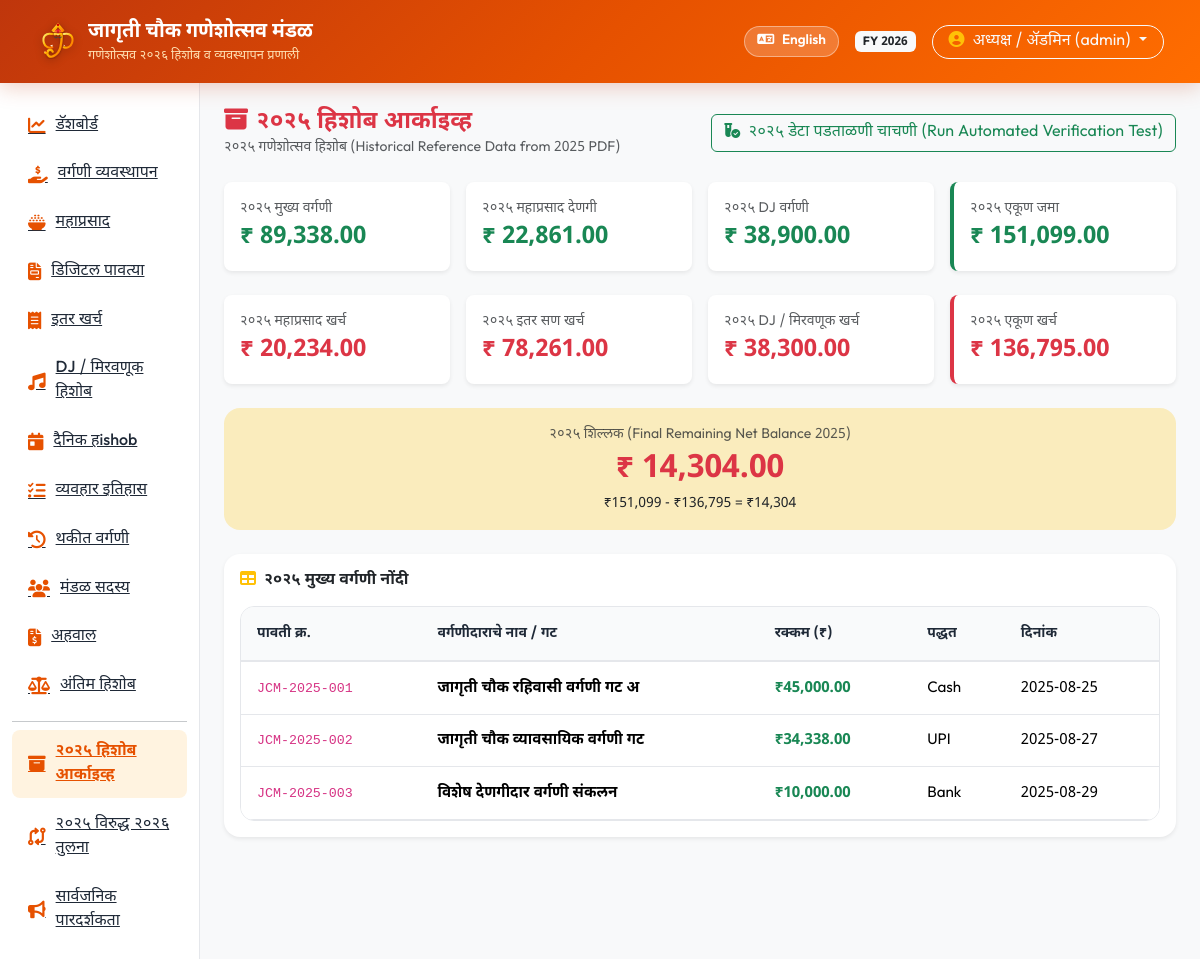
/archive-2025 (signed in), run on the app's committed database.
### tables this page shows
CREATE TABLE settings (
    key TEXT PRIMARY KEY,
    value TEXT NOT NULL,
    description TEXT
);

CREATE TABLE vargani (
    id INTEGER PRIMARY KEY AUTOINCREMENT,
    year_label TEXT NOT NULL DEFAULT '2026',
    receipt_no TEXT NOT NULL,
    contributor_name TEXT NOT NULL,
    mobile TEXT,
    address TEXT,
    amount DECIMAL(12,2) NOT NULL,
    payment_method TEXT NOT NULL, -- Cash, UPI, Bank
    payment_date DATE NOT NULL,
    collector_name TEXT,
    status TEXT NOT NULL DEFAULT 'Paid', -- Paid, Partial, Pending
    notes TEXT,
    created_by TEXT,
    created_at TIMESTAMP DEFAULT CURRENT_TIMESTAMP
);

### routes/archive_2025.py (the view)
@archive_bp.route('/archive-2025')
@login_required
def index():
    summary_2025 = get_financial_summary('2025')
    vargani_2025 = query_db("SELECT * FROM vargani WHERE year_label='2025' ORDER BY id ASC")
    mp_donations_2025 = query_db("SELECT * FROM mahaprasad_donations WHERE year_label='2025' ORDER BY id ASC")
    mp_expenses_2025 = query_db("SELECT * FROM mahaprasad_expenses WHERE year_label='2025' ORDER BY id ASC")
    other_expenses_2025 = query_db("SELECT * FROM expenses WHERE year_label='2025' ORDER BY id ASC")
    dj_incomes_2025 = query_db("SELECT * FROM dj_accounts WHERE year_label='2025' AND type='INCOME' ORDER BY id ASC")
    dj_expenses_2025 = query_db("SELECT * FROM dj_accounts WHERE year_label='2025' AND type='EXPENSE' ORDER BY id ASC")
    return render_template('archive_2025.html',
                           summary=summary_2025,
                           vargani=vargani_2025,
                           mp_donations=mp_donations_2025,
                           mp_expenses=mp_expenses_2025,
                           other_expenses=other_expenses_2025,
                           dj_incomes=dj_incomes_2025,
                           dj_expenses=dj_expenses_2025)

### templates/archive_2025.html (shortened to what this page needs)
{% extends 'base.html' %}
{% block content %}
<div class="d-flex justify-content-between align-items-center mb-4">
    <div>
        <h4 class="fw-bold m-0 text-danger"><i class="fa-solid fa-box-archive me-2"></i>{{ t('archive_2025') }}</h4>
        <div class="text-muted small">२०२५ गणेशोत्सव हिशोब (Historical Reference Data from 2025 PDF)</div>
    </div>
    <button id="runValidationBtn" class="btn btn-outline-success font-weight-bold">
        <i class="fa-solid fa-vial-circle-check me-1"></i> २०२५ डेटा पडताळणी चाचणी (Run Automated Verification Test)
    </button>
</div>
<div class="row g-3 mb-4">
    <div class="col-md-3">
        <div class="card border-0 shadow-sm rounded-3 p-3 bg-white">
            <div class="small text-muted font-weight-bold">२०२५ मुख्य वर्गणी</div>
            <div class="fs-4 fw-bold text-success">₹ 89,338.00</div>
        </div>
    </div>
    <div class="col-md-3">
        <div class="card border-0 shadow-sm rounded-3 p-3 bg-white">
            <div class="small text-muted font-weight-bold">२०२५ महाप्रसाद देणगी</div>
            <div class="fs-4 fw-bold text-success">₹ 22,861.00</div>
        </div>
    </div>
    <div class="col-md-3">
        <div class="card border-0 shadow-sm rounded-3 p-3 bg-white">
            <div class="small text-muted font-weight-bold">२०२५ DJ वर्गणी</div>
            <div class="fs-4 fw-bold text-success">₹ 38,900.00</div>
        </div>
    </div>
    <div class="col-md-3">
        <div class="card border-0 shadow-sm rounded-3 p-3 bg-white border-start border-success border-4">
            <div class="small text-muted font-weight-bold">२०२५ एकूण जमा</div>
            <div class="fs-4 fw-bold text-success">₹ 151,099.00</div>
        </div>
    </div>
</div>
<div class="row g-3 mb-4">
    <div class="col-md-3">
        <div class="card border-0 shadow-sm rounded-3 p-3 bg-white">
            <div class="small text-muted font-weight-bold">२०२५ महाप्रसाद खर्च</div>
            <div class="fs-4 fw-bold text-danger">₹ 20,234.00</div>
        </div>
    </div>
    <div class="col-md-3">
        <div class="card border-0 shadow-sm rounded-3 p-3 bg-white">
            <div class="small text-muted font-weight-bold">२०२५ इतर सण खर्च</div>
            <div class="fs-4 fw-bold text-danger">₹ 78,261.00</div>
        </div>
    </div>
    <div class="col-md-3">
        <div class="card border-0 shadow-sm rounded-3 p-3 bg-white">
            <div class="small text-muted font-weight-bold">२०२५ DJ / मिरवणूक खर्च</div>
            <div class="fs-4 fw-bold text-danger">₹ 38,300.00</div>
        </div>
    </div>
    <div class="col-md-3">
        <div class="card border-0 shadow-sm rounded-3 p-3 bg-white border-start border-danger border-4">
            <div class="small text-muted font-weight-bold">२०२५ एकूण खर्च</div>
            <div class="fs-4 fw-bold text-danger">₹ 136,795.00</div>
        </div>
    </div>
</div>
<div class="card border-0 bg-warning bg-opacity-25 rounded-4 p-3 mb-4 text-center">
    <div class="small text-muted font-weight-bold">२०२५ शिल्लक (Final Remaining Net Balance 2025)</div>
    <div class="fs-2 fw-bold text-danger">₹ 14,304.00</div>
    <div class="small text-dark">₹151,099 - ₹136,795 = ₹14,304</div>
</div>
<div class="card border-0 shadow-sm rounded-4 p-3 mb-4">
    <h6 class="fw-bold mb-3"><i class="fa-solid fa-table me-2 text-warning"></i>२०२५ मुख्य वर्गणी नोंदी</h6>
    <div class="table-responsive">
        <table class="table table-mandal mb-0">
            <thead>
                <tr>
                    <th>पावती क्र.</th>
                    <th>वर्गणीदाराचे नाव / गट</th>
                    <th>रक्कम (₹)</th>
                    <th>पद्धत</th>
                    <th>दिनांक</th>
                </tr>
            </thead>
            <tbody>
                {% for v in vargani %}
                <tr>
                    <td><code>{{ v.receipt_no }}</code></td>
                    <td class="fw-bold">{{ v.contributor_name }}</td>
                    <td class="text-success fw-bold">₹{{ "{:,.2f}".format(v.amount) }}</td>
                    <td>{{ v.payment_method }}</td>
                    <td>{{ v.payment_date }}</td>
                </tr>
                {% endfor %}
            </tbody>
        </table>
    </div>
</div>
{% endblock %}

### templates/base.html (shortened to what this page needs)
<!DOCTYPE html>
<html lang="{{ lang }}">
<head>
    <link href="https://cdn.jsdelivr.net/npm/bootstrap@5.3.3/dist/css/bootstrap.min.css" rel="stylesheet">
    <link rel="stylesheet" href="https://cdnjs.cloudflare.com/ajax/libs/font-awesome/6.5.2/css/all.min.css">
    <link rel="stylesheet" href="{{ url_for('static', filename='css/custom.css') }}">
</head>
<body>
    <nav class="navbar navbar-expand-lg navbar-dark navbar-mandal sticky-top">
        <div class="container-fluid">
            <a class="navbar-brand d-flex align-items-center gap-2" href="{{ url_for('dashboard.index') }}">
                <img src="{{ url_for('static', filename='images/ganeshji_logo.svg') }}" alt="श्री गणेश" style="width: 44px; height: 44px; filter: drop-shadow(0 2px 4px rgba(0,0,0,0.3));">
                <div>
                    <div class="navbar-brand-title">{{ mandal_name }}</div>
                    <div class="navbar-brand-sub">{{ festival_title }}</div>
                </div>
            </a>
            <div class="d-flex align-items-center gap-3 ms-auto">
                {% if lang == 'mr' %}
                <a href="{{ url_for('auth.set_language', lang_code='en') }}" class="btn lang-switch-btn" title="Switch to English">
                    <i class="fa-solid fa-language me-1"></i> English
                </a>
                {% else %}
                <a href="{{ url_for('auth.set_language', lang_code='mr') }}" class="btn lang-switch-btn" title="मराठीमध्ये बदला">
                    <i class="fa-solid fa-language me-1"></i> मराठी
                </a>
                {% endif %}
                {% if session.get('user_id') %}
                <span class="badge bg-light text-dark">FY {{ active_financial_year }}</span>
                <div class="dropdown">
                    <button class="btn btn-outline-light dropdown-toggle rounded-pill px-3 py-1 font-weight-bold" type="button" data-bs-toggle="dropdown">
                        <i class="fa-solid fa-circle-user me-1 text-warning"></i> {{ current_user_name }} ({{ current_user_role }})
                    </button>
                </div>
                {% endif %}
            </div>
        </div>
    </nav>
    <div class="container-fluid">
        <div class="row">
            {% if session.get('user_id') %}
            <div class="col-lg-2 sidebar">
                <div class="nav flex-column">
                    <a class="nav-link-mandal {% if request.endpoint == 'dashboard.index' %}active{% endif %}" href="{{ url_for('dashboard.index') }}">
                        <i class="fa-solid fa-chart-line"></i> {{ t('dashboard') }}
                    </a>
                    <a class="nav-link-mandal {% if 'vargani' in request.endpoint %}active{% endif %}" href="{{ url_for('vargani.index') }}">
                        <i class="fa-solid fa-hand-holding-dollar"></i> {{ t('vargani_mgmt') }}
                    </a>
                    <a class="nav-link-mandal {% if 'mahaprasad' in request.endpoint %}active{% endif %}" href="{{ url_for('mahaprasad.index') }}">
                        <i class="fa-solid fa-bowl-rice"></i> {{ t('mahaprasad') }}
                    </a>
                    <a class="nav-link-mandal {% if 'receipts' in request.endpoint %}active{% endif %}" href="{{ url_for('receipts.index') }}">
                        <i class="fa-solid fa-file-invoice"></i> {{ t('receipts') }}
                    </a>
                    <a class="nav-link-mandal {% if 'expenses' in request.endpoint %}active{% endif %}" href="{{ url_for('expenses.index') }}">
                        <i class="fa-solid fa-receipt"></i> {{ t('other_expenses') }}
                    </a>
                    <a class="nav-link-mandal {% if 'dj_procession' in request.endpoint %}active{% endif %}" href="{{ url_for('dj_procession.index') }}">
                        <i class="fa-solid fa-music"></i> {{ t('dj_hishob') }}
                    </a>
                    <a class="nav-link-mandal {% if 'daily' in request.endpoint %}active{% endif %}" href="{{ url_for('daily_accounts.index') }}">
                        <i class="fa-solid fa-calendar-day"></i> {{ t('daily_hishob') }}
                    </a>
                    <a class="nav-link-mandal {% if 'transactions' in request.endpoint %}active{% endif %}" href="{{ url_for('transactions.index') }}">
                        <i class="fa-solid fa-list-check"></i> {{ t('transactions') }}
                    </a>
                    <a class="nav-link-mandal {% if 'pending' in request.endpoint %}active{% endif %}" href="{{ url_for('pending.index') }}">
                        <i class="fa-solid fa-clock-rotate-left"></i> {{ t('pending_vargani') }}
                    </a>
                    <a class="nav-link-mandal {% if 'members' in request.endpoint %}active{% endif %}" href="{{ url_for('members.index') }}">
                        <i class="fa-solid fa-users"></i> {{ t('members') }}
                    </a>
                    <a class="nav-link-mandal {% if 'reports' in request.endpoint %}active{% endif %}" href="{{ url_for('reports.index') }}">
                        <i class="fa-solid fa-file-invoice-dollar"></i> {{ t('reports') }}
                    </a>
                    <a class="nav-link-mandal {% if request.endpoint == 'reports.hishob_final' %}active{% endif %}" href="{{ url_for('reports.hishob_final') }}">
                        <i class="fa-solid fa-scale-balanced"></i> {{ t('final_hishob') }}
                    </a>
                    <hr class="my-2">
                    <a class="nav-link-mandal {% if 'archive_2025.index' in request.endpoint %}active{% endif %}" href="{{ url_for('archive_2025.index') }}">
                        <i class="fa-solid fa-box-archive"></i> {{ t('archive_2025') }}
                    </a>
                    <a class="nav-link-mandal {% if 'archive_2025.comparison' in request.endpoint %}active{% endif %}" href="{{ url_for('archive_2025.comparison') }}">
                        <i class="fa-solid fa-code-compare"></i> {{ t('comparison_2025_2026') }}
                    </a>
                    <a class="nav-link-mandal" href="{{ url_for('public.index') }}" target="_blank">
                        <i class="fa-solid fa-bullhorn"></i> {{ t('public_transparency') }}
                    </a>
                </div>
            </div>
            <div class="col-lg-10 p-4 main-content">
            {% else %}
            <div class="col-12 p-4">
            {% endif %}
                {% block content %}{% endblock %}
            </div>
        </div>
    </div>
</body>
</html>

### data on the page
settings: value "2026"
vargani: receipt_no "JCM-2025-001", contributor_name "जागृती चौक रहिवासी वर्गणी गट अ", amount "45,000.00", payment_method "Cash", payment_date "2025-08-25"
vargani: receipt_no "JCM-2025-002", contributor_name "जागृती चौक व्यावसायिक वर्गणी गट", amount "34,338.00", payment_method "UPI", payment_date "2025-08-27"
vargani: receipt_no "JCM-2025-003", contributor_name "विशेष देणगीदार वर्गणी संकलन", amount "10,000.00", payment_method "Bank", payment_date "2025-08-29"

### other printed values
{{ mandal_name }} "जागृती चौक गणेशोत्सव मंडळ"
{{ festival_title }} "गणेशोत्सव २०२६ हिशोब व व्यवस्थापन प्रणाली"
{{ current_user_name }} "अध्यक्ष / ॲडमिन"
{{ current_user_role }} "admin"
{{ t('dashboard') }} "डॅशबोर्ड"
{{ t('vargani_mgmt') }} "वर्गणी व्यवस्थापन"
{{ t('mahaprasad') }} "महाप्रसाद"
{{ t('receipts') }} "डिजिटल पावत्या"
{{ t('other_expenses') }} "इतर खर्च"
{{ t('dj_hishob') }} "DJ / मिरवणूक हिशोब"
{{ t('daily_hishob') }} "दैनिक हishob"
{{ t('transactions') }} "व्यवहार इतिहास"
{{ t('pending_vargani') }} "थकीत वर्गणी"
{{ t('members') }} "मंडळ सदस्य"
{{ t('reports') }} "अहवाल"
